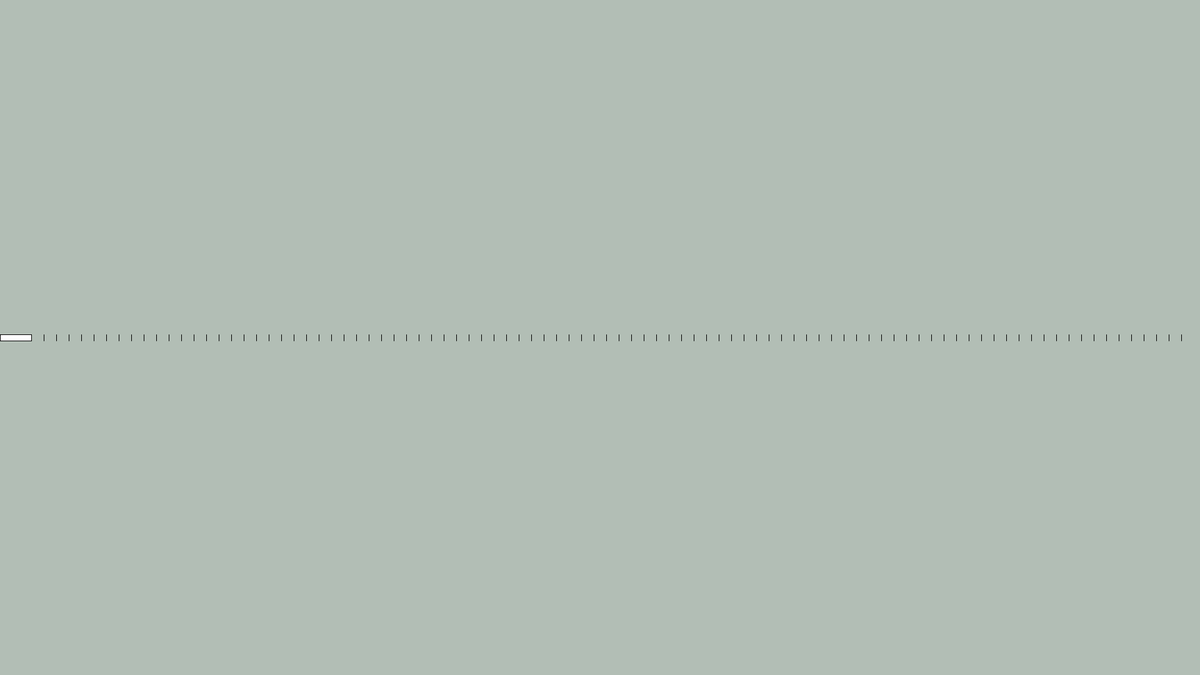
Frame 1 (no input)
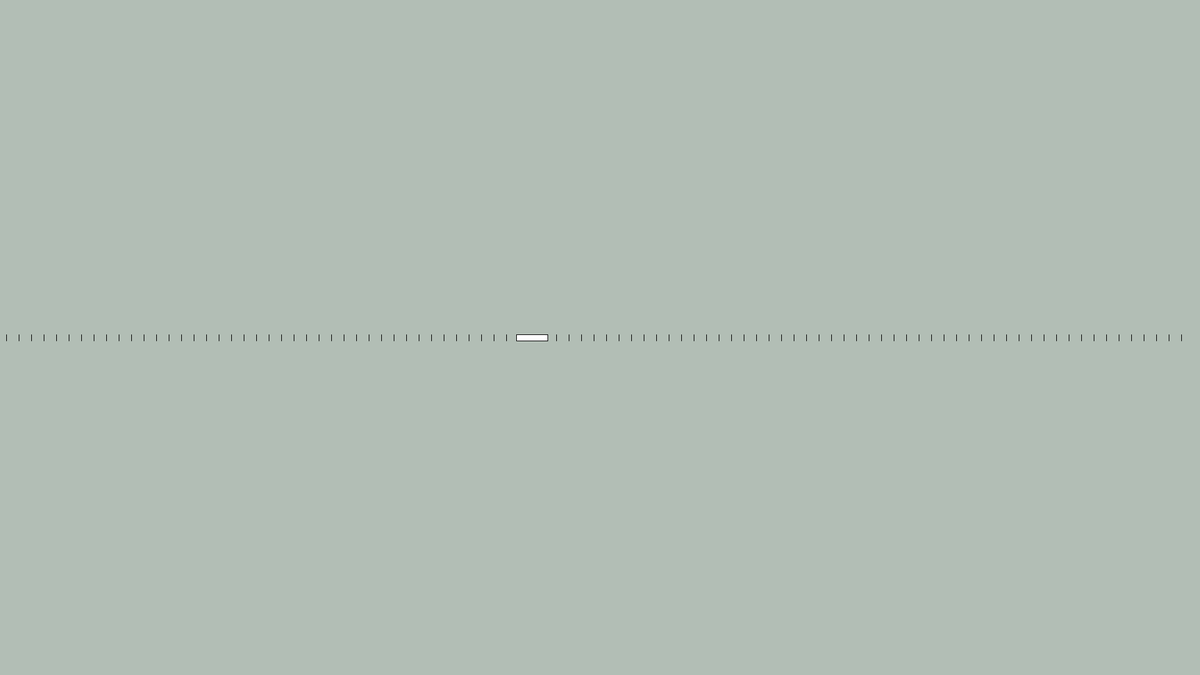
Frame 60 (the mouse pressed at the canvas centre just before this capture)
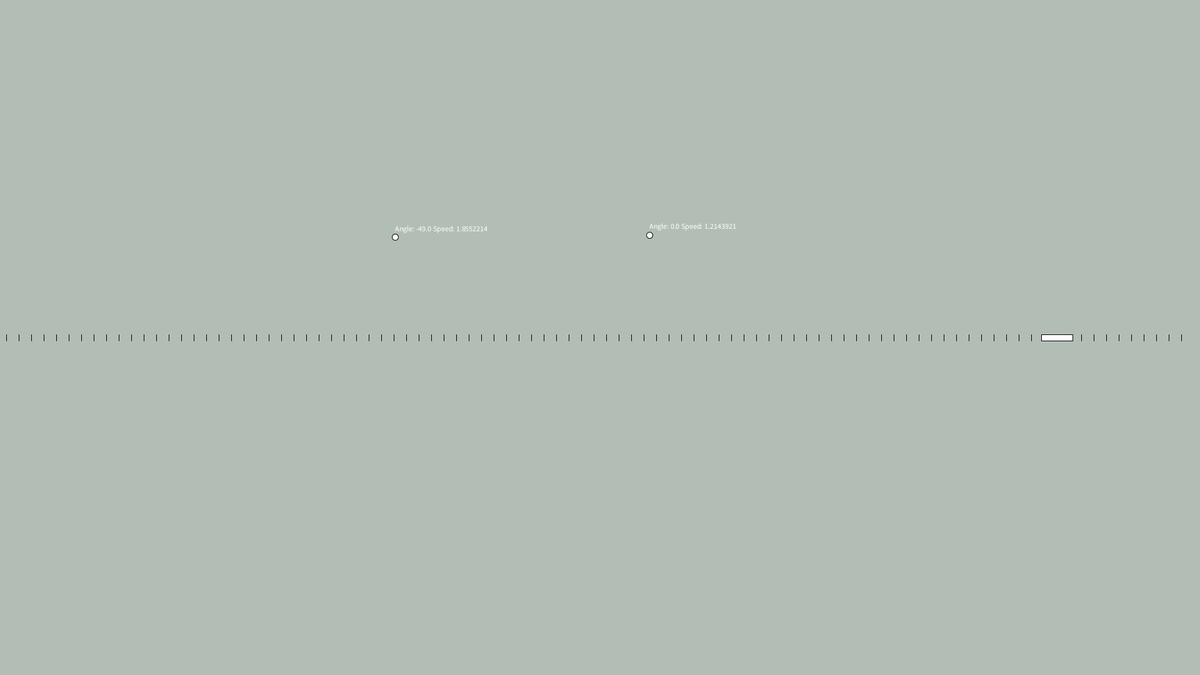
Frame 120 (the mouse held since frame 60 and released just before this capture)

The Processing sketch that drew these frames (run headless with seeded random() and noise(); from frame 60 on, the mouse is pressed at the canvas centre):

// Processing sketch: TrainSimNoRelative
// ── TrainSimNoRelative.pde

void setup()
{
  size(1920,1080);
}
void draw(){
  background(178,190,181);
  DrawTrack();
  DrawTrain();
  Anomalies();
}

// ── Anomalies.pde
ArrayList<Anomaly> Anomalies = new ArrayList<Anomaly>();
int anomalycount = 0;
public class Anomaly{
  double Angle = int(random(-90,90));
  float Speed = random(0.1,0.2);
  float AnomalyX = int(random(1280));
  int StartD = (int(random(200,450)));
  double AnomalyY = StartD;
}
void Anomalies()
{
  int r = int(random(26));
  if (r==25){
    Anomaly a = new Anomaly();
    Anomalies.add(a);
    anomalycount++;
  }
    for(int i = 0; i<anomalycount; i++){
    if((Anomalies.get(i).AnomalyY)<720){
      DrawAnomaly(i);
    }
  }
}
void DrawAnomaly(int AnomalyCount){
  float AnomalyX = Anomalies.get(AnomalyCount).AnomalyX;
  double Angle = Anomalies.get(AnomalyCount).Angle;
  double RealAngle = calculateRealAngle(Angle);
  float Speed = (Anomalies.get(AnomalyCount).Speed);
  double AnomalyY = (Anomalies.get(AnomalyCount).AnomalyY);
  Anomalies.get(AnomalyCount).AnomalyX = (float)(AnomalyX+Speed*RealAngle);
  Anomalies.get(AnomalyCount).AnomalyY = AnomalyY+Speed*(1-RealAngle);
  circle(AnomalyX, (float)AnomalyY, 10);
  text("Angle: "+Angle + " Speed: "+(Speed*10), AnomalyX, (float)AnomalyY-10);
}
double calculateRealAngle(double Angle){
  Angle = Angle/90;
  return Angle;
}

// ── Track.pde
float a;
void DrawTrack(){
  for(int x=1; x<100;x=x+1){
    line((10+((20*x))-100), 535, (10+((20*x)))-100,545);  
  }
}

// ── Train.pde
float trainx;
void DrawTrain(){
  rect(a,535,50,10);
  a = a + 14;
    if (a>2500) { 
      a = 0; 
    }
}
